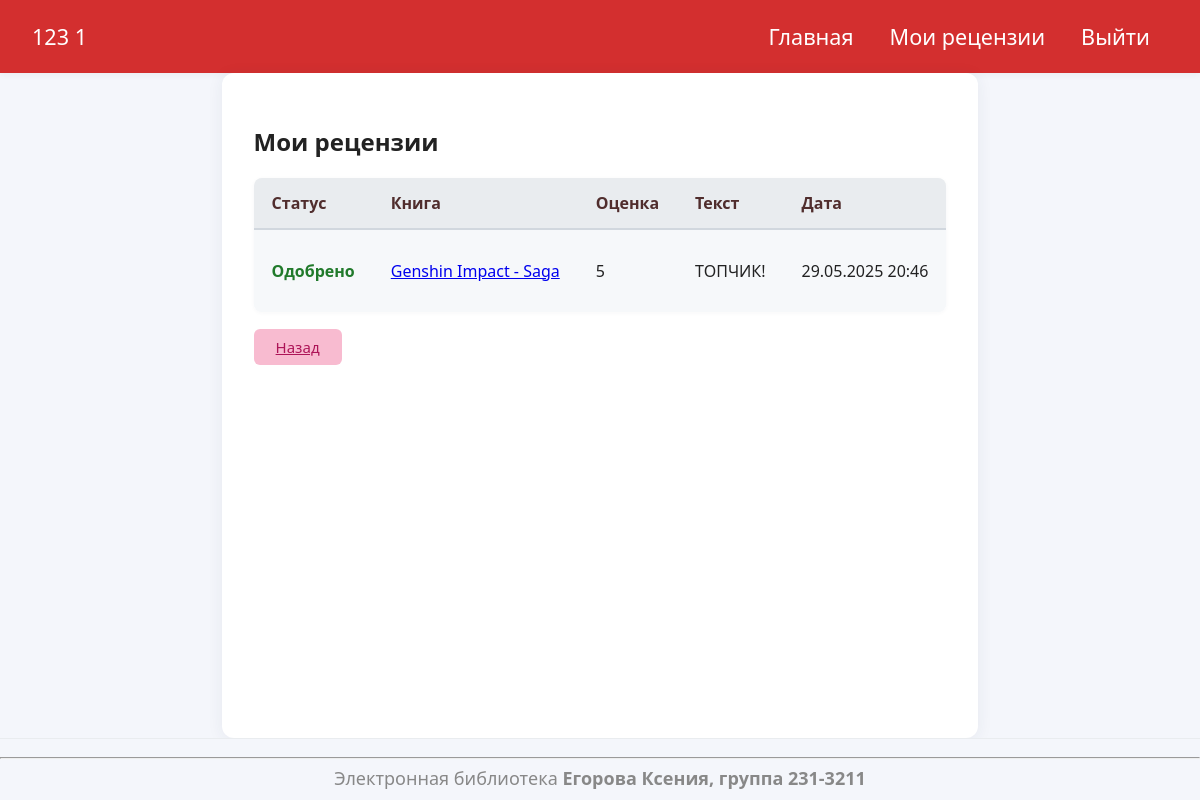
The app's page /my-reviews (signed in) with its own data.
### models.py (models this page shows)
class User(UserMixin, db.Model):
    __tablename__ = 'users'
    id: int = db.Column(db.Integer, primary_key=True)
    username: str = db.Column(db.String(64), unique=True, nullable=False)
    password_hash: str = db.Column(db.String(128), nullable=False)
    last_name: str = db.Column(db.String(64), nullable=False)
    first_name: str = db.Column(db.String(64), nullable=False)
    middle_name: str = db.Column(db.String(64))
    role_id: int = db.Column(db.Integer, db.ForeignKey('roles.id'), nullable=False)
    reviews = db.relationship('Review', backref='user', lazy=True)

class Review(db.Model):
    __tablename__ = 'reviews'
    id: int = db.Column(db.Integer, primary_key=True)
    book_id: int = db.Column(db.Integer, db.ForeignKey('books.id', ondelete='CASCADE'), nullable=False)
    user_id: int = db.Column(db.Integer, db.ForeignKey('users.id', ondelete='CASCADE'), nullable=False)
    rating: int = db.Column(db.Integer, nullable=False)
    text: str = db.Column(db.Text, nullable=False)
    created_at = db.Column(db.DateTime, server_default=db.func.now(), nullable=False)
    status_id: int = db.Column(db.Integer, db.ForeignKey('review_statuses.id'), nullable=False)
    __table_args__ = (db.UniqueConstraint('book_id', 'user_id', name='_book_user_uc'),)

class Book(db.Model):
    __tablename__ = 'books'
    id: int = db.Column(db.Integer, primary_key=True)
    title: str = db.Column(db.String(255), nullable=False)
    description: str = db.Column(db.Text, nullable=False)
    year: int = db.Column(db.Integer, nullable=False)
    publisher: str = db.Column(db.String(128), nullable=False)
    author: str = db.Column(db.String(128), nullable=False)
    pages: int = db.Column(db.Integer, nullable=False)
    genres = db.relationship('Genre', secondary='books_genres', back_populates='books')
    cover_id: int = db.Column(db.Integer, db.ForeignKey('covers.id', ondelete='SET NULL'))
    cover = db.relationship('Cover', backref='books', foreign_keys=[cover_id])
    reviews = db.relationship('Review', backref='book', lazy=True, cascade="all, delete-orphan")

### app.py (the view)
@app.route('/my-reviews')
@login_required
def my_reviews():
    reviews = Review.query.filter_by(user_id=current_user.id).order_by(Review.created_at.desc()).all()
    for r in reviews:
        r.text_html = sanitize_html(r.text)
    return render_template('my_reviews.html', reviews=reviews)

### app.py (called while the page is built)
def sanitize_html(text):
    return bleach.clean(
        markdown.markdown(text),
        tags=list(bleach.sanitizer.ALLOWED_TAGS) + ['p', 'pre', 'span'],
        attributes=bleach.sanitizer.ALLOWED_ATTRIBUTES
    )

@login_manager.user_loader
def load_user(user_id):
    return db.session.get(User, int(user_id))

### templates/my_reviews.html
{% extends 'base.html' %}
{% block content %}
<h2>Мои рецензии</h2>
<table>
    <tr>
        <th>Статус</th>
        <th>Книга</th>
        <th>Оценка</th>
        <th>Текст</th>
        <th>Дата</th>
    </tr>
    {% for review in reviews %}
    <tr>
        <td>
            {% if review.status.name == 'approved' %}
                <span style="color: #217a2b; font-weight: 600;">Одобрено</span>
            {% elif review.status.name == 'rejected' %}
                <span style="color: #a94442; font-weight: 600;">Отклонено</span>
            {% elif review.status.name == 'pending' %}
                <span style="color: #888; font-weight: 600;">На рассмотрении</span>
            {% else %}
                {{ review.status.name }}
            {% endif %}
        </td>
        <td><a href="/book/{{ review.book.id }}">{{ review.book.title }}</a></td>
        <td>{{ review.rating }}</td>
        <td>{{ review.text_html|safe }}</td>
        <td>{{ review.created_at.strftime('%d.%m.%Y %H:%M') }}</td>
    </tr>
    {% endfor %}
</table>
<div style="margin-top: 24px;">
    <a href="/" class="btn" style="background:#888;">Назад</a>
</div>
{% endblock %}

### templates/base.html (shortened to what this page needs)
<!DOCTYPE html>
<html lang="ru">
<head>
    <link rel="stylesheet" href="/static/style.css">
</head>
<body>
    <nav>
        <div class="nav-left">
            {% if current_user.is_authenticated %}
                <span class="nav-user">
                    {{ current_user.first_name }} {{ current_user.last_name }}
                </span>
            {% else %}
                <span class="nav-user">Гость</span>
            {% endif %}
        </div>
        <div class="nav-right">
            <a href="/">Главная</a>
            {% if current_user.is_authenticated %}
                {% if current_user.role.name == 'user' %}
                    <a href="/my-reviews">Мои рецензии</a>
                {% elif current_user.role.name == 'moderator' %}
                    <a href="/moderate">Модерация рецензий</a>
                {% endif %}
                <a href="/logout">Выйти</a>
            {% else %}
                <a href="/login">Войти</a>
            {% endif %}
        </div>
    </nav>
    <main>
        {% block content %}{% endblock %}
    </main>
    <footer>
        <hr>
        <small style="font-size: 18px;">Электронная библиотека <b>Егорова Ксения, группа 231-3211</b></small>
    </footer>
</body>
</html>

### static/style.css (style rules this page uses)
body { font-family: 'Segoe UI', Arial, sans-serif; margin: 0; padding: 0; background: #f4f6fb; color: #222; }
nav { background: #d32f2f; color: #fff; padding: 22px 0 22px 30px; font-size: 1.35em; box-shadow: 0 2px 6px rgba(0,0,0,0.04); }
nav a { color: #fff; margin-right: 18px; text-decoration: none; font-weight: 500; transition: color 0.2s; }
nav span { margin-left: 30px; font-weight: 400; color: #ffd700; }
main { max-width: 1600px; margin: 0 auto; background: #fff; padding: 32px 32px 24px 32px; border-radius: 12px; box-shadow: 0 2px 16px rgba(44,62,80,0.07); }
footer { text-align: center; margin: 0; color: #888; font-size: 15px; }
.btn, .btn-small, button, input[type="submit"] { background: #502d2d; color: #fff; border: none; padding: 8px 22px; border-radius: 6px; font-size: 15px; cursor: pointer; margin: 3px 0; transition: background 0.2s, color 0.2s; font-family: inherit; }
table { width: 100%; border-collapse: collapse; margin-bottom: 18px; background: #fafbfc; border-radius: 8px; overflow: hidden; box-shadow: 0 1px 4px rgba(44,62,80,0.04); }
th, td { padding: 14px 18px; text-align: left; }
th { background: #e9ecef; font-weight: 600; color: #502d2d; border-bottom: 2px solid #d1d7de; }
tr:nth-child(even) { background: #f6f8fa; }

### templates/base.html (style rules this page uses)
html, body { height: 100%; }
body { min-height: 100vh; display: flex; flex-direction: column; }
main { flex: 1 0 auto; }
nav { display: flex; justify-content: space-between; align-items: center; padding-right: 32px; padding-left: 32px; }
.nav-left { display: flex; align-items: center; gap: 18px; }
.nav-user { color: #fff; font-weight: 500; margin-left: 0; }
.nav-right { display: flex; align-items: center; gap: 18px; }
.nav-right a { margin-left: 0; }
footer { text-align: center; padding: 10px 0; background-color: #f4f6fb; border-top: 1px solid #e9ecef; box-sizing: border-box; }

### records on screen
User: first_name "123", last_name "1"
Review: book "Genshin Impact - Saga", rating "5", text_html "ТОПЧИК!", created_at "29.05.2025 20:46"
